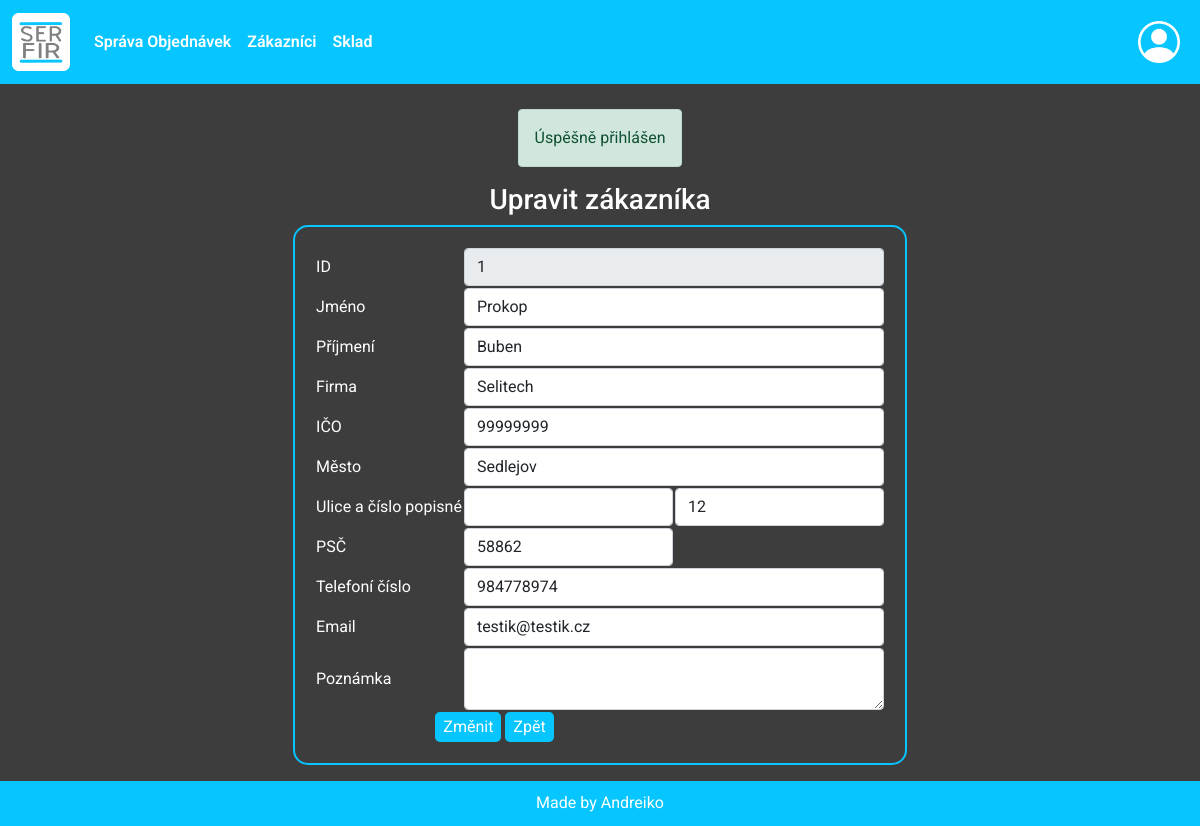
The app's page /zakaznici/upravitZakaznika.php?id=1 (signed in) with its own data.
### tables this page shows
CREATE TABLE `zakaznik` (
  `id` int PRIMARY KEY,
  `jmeno` varchar(30) NOT NULL,
  `prijmeni` varchar(30) NOT NULL,
  `firma` varchar(50),
  `ICO` int(8),
  `adr` int REFERENCES adresa(id),
  `tel` bigint NOT NULL,
  `email` varchar(50) NOT NULL,
  `pozn` varchar(70)
);

CREATE TABLE `adresa` (
  `id` int PRIMARY KEY,
  `mesto` varchar(30) NOT NULL,
  `ulice` varchar(30),
  `CP` int(3) NOT NULL,
  `PSC` int(5) NOT NULL
);

### init/funkce.php (called while the page is built, shortened)
<?php
function view($nazev,$model = ''){
    require(CESTA . "views/layout.view.php");
}

### data/mysqldata.class.php (called while the page is built, shortened)
<?php
class MySqlData{
    private $zdroj;
    function __construct($zdroj){
        $this->zdroj=$zdroj;
    }
    private function conncet(){
        try {
            return new PDO($this->zdroj, "root", "");
        } catch(PDOException $e){
            return null;
        }
    }
    private function queryObj($sql,$obj,$parm = []){
        $db = $this->conncet();
        if (empty($parm)) {
            $smt = $db->query($sql);
        }
        else {
            $smt = $db->prepare($sql);
            $smt->execute($parm);
        }
        $result = $smt->fetchAll(PDO::FETCH_CLASS, $obj);
        return $result;
    }
    public function getZakaznik($id){
        return $this->queryObj('SELECT zakaznik.*, adresa.mesto, adresa.ulice, adresa.CP, adresa.PSC
        FROM zakaznik
        LEFT JOIN adresa
        ON adresa.id = zakaznik.adr
        WHERE zakaznik.id = :id;',
        'Zakaznik',
        [
            ':id' => $id
        ])[0];
    }
}

### data/data.class.php (called while the page is built, shortened)
<?php
class Data{
    static private $data;
    static public function inicializace(mysqldata $mysqldata){
        return self::$data = $mysqldata;
    }
    static public function getZakaznik($id){
        return self::$data->getZakaznik($id);
    }
}

### views/zakaznici/upravit.view.php (the view)
<h3 align="center">Upravit zákazníka</h3>
<form action="upravitZakaznika.php" method="post">
    <div class="d-flex justify-content-center mb-3">
        <div class="d-inline-flex" id="reg">
            <table>
                    <tr>
                        <td>ID</td><td colspan="2"><input class="form-control" type="text" name="id" value="<?php echo $model->id;?>" readonly></td>
                    </tr>
                    <tr>
                        <td>Jméno</td><td colspan="2"><input class="form-control" type="text" name="jmeno" value="<?php echo $model->jmeno;?>"></td>
                    </tr>
                    <tr>
                        <td>Příjmení</td><td colspan="2"><input class="form-control" type="text" name="prijmeni" value="<?php echo $model->prijmeni;?>"></td>
                    </tr>
                    <tr>
                        <td>Firma</td><td colspan="2"><input class="form-control" type="text" name="firma" value="<?php echo $model->firma;?>"></td>
                    </tr>
                    <tr>
                        <td>IČO</td><td colspan="2"><input class="form-control" type="text" name="ico" value="<?php echo $model->ICO;?>"></td>
                    </tr>
                    <tr>
                        <td>Město</td><td colspan="2"><input class="form-control" type="text" name="mesto" value="<?php echo $model->mesto;?>"></td>
                    </tr>
                    <tr>
                        <td>Ulice a číslo popisné</td><td><input class="form-control" type="text" name="ulice" value="<?php echo $model->ulice;?>"></td>
                        <td><input class="form-control" type="number" name="cp" value="<?php echo $model->CP;?>"></td>
                    </tr>
                    <tr>
                        <td>PSČ</td><td><input class="form-control" type="number" name="psc" value="<?php echo $model->PSC;?>"></td>
                    </tr>
                    <tr>
                        <td>Telefoní číslo</td><td colspan="2"><input class="form-control" type="text" name="tel" value="<?php echo $model->tel;?>"></td>
                    </tr>
                    <tr>
                        <td>Email</td><td colspan="2"><input class="form-control" type="email" name="email" value="<?php echo $model->email;?>"></td>
                    </tr>
                    <tr>
                        <td>Poznámka</td><td colspan="2"><textarea class="form-control" name="pozn"><?php echo $model->pozn;?></textarea></td>
                    </tr>
                    <tr>
                        <td colspan="2" align="center"><input type="submit" name="zmenit" value="Změnit" id="reg-but">&nbsp;<input type="submit" name="zmenit" value="Zpět" id="reg-but"></td>
                    </tr>
            </table>
        </div>
    </div>
</form>

### style/styles.css (style rules this page uses)
:root { --modra: #07c5ff; --backgrnd: rgb(61, 61, 61) }
#body { font-family: 'Roboto', sans-serif !important; color: white; background-color: var(--backgrnd) ; }
html, body { height: 100%; margin: 0; }
#log-but ,#unlog ,#reg-but ,#regi { background-color: var(--modra) !important; border: 2px solid var(--modra); color: white !important; border-radius: 5px; }
#reg { padding: 20px; border: 2px solid var(--modra); border-radius: 15px; }
table { border-width: 0px !important; }

### records on screen
zakaznik: id "1", jmeno "Prokop", prijmeni "Buben", firma "Selitech", ico "99999999", mesto "Sedlejov", cp "12", psc "58862", tel "984778974", email "testik@testik.cz"

### other values on screen
$_SESSION["msg-good"] "Úspěšně přihlášen"
